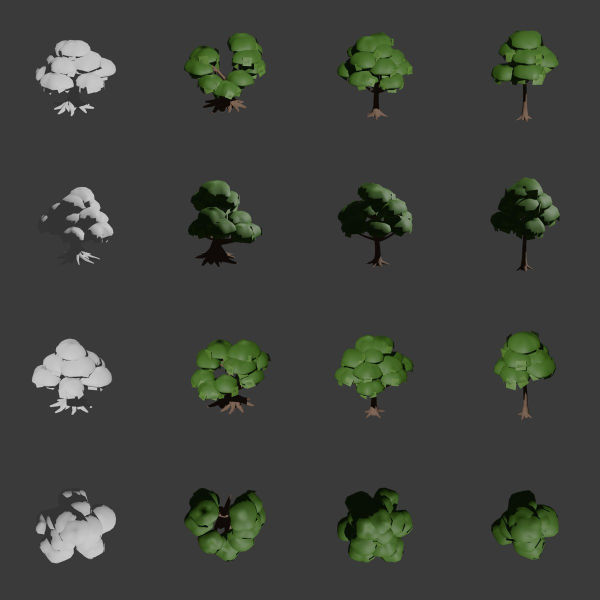
#> input picture docs/checkpoints/tree_hero_oak_b/renders-compare.jpg, 1200 x 1200 px, given in place of ref-1.jpg, which was not available (shown at 1/2 size)
$ python sheet.py
#> lines starting #> are read from the running program, lines starting #| are printed output that depends on the picture; pictures that were not available may be replaced by others from this repository, and a replacement may not be noted
"""Review sheet for tree_hero_oak_b: the approved reference, the six-view renders beside the hero's,
and the play shots (pair, play distance and top for both oaks, sun and shade close-ups, trunk, eye
level for both). Usage: python3 docs/checkpoints/tree_hero_oak_b/sheet.py (from the repo root, after
run.sh). Writes docs/checkpoints/tree_hero_oak_b/sheet.jpg."""
import pathlib

from PIL import Image, ImageDraw

D = pathlib.Path("docs/checkpoints/tree_hero_oak_b")
K = pathlib.Path("assets-source/kit")
W = 640


def tile(path, label):
#> called with label = 'approved ref-1 (tree_hero_oak)'
    im = Image.open(path).convert("RGB")
#> im is the input picture: PIL image 1200x1200 RGB; mean R, G, B 61.5, 63.9, 59.3
    im = im.resize((W, int(im.height * W / im.width)))
#> im: PIL image 640x640 RGB
    ImageDraw.Draw(im).rectangle((0, 0, W, 24), fill=(0, 0, 0))
    ImageDraw.Draw(im).text((8, 5), label, fill=(255, 255, 255))
    return im


rows = [
    [(pathlib.Path("assets-source/refs/tree_hero_oak/ref-1.jpg"), "approved ref-1 (tree_hero_oak)"),
     (D / "eevee-pair.jpg", "EEVEE textured: tree_hero_oak (left), tree_hero_oak_b (right)"),
     (D / "renders-compare.jpg", "6-view: hero, _b, tree_oak, tree_oak_b (front/left/3q/top)")],
    [(D / "oakb-play-pair.jpg", "play: tree_hero_oak_b at (-1,0) left, tree_hero_oak at (1,0) right"),
     (D / "oakb-play.jpg", "play distance, west camera: tree_hero_oak_b left"),
     (D / "oak-play.jpg", "play distance, east camera: tree_hero_oak right")],
    [(D / "oakb-top.jpg", "top, west camera: tree_hero_oak_b (split crown)"),
     (D / "oak-top.jpg", "top, east camera: tree_hero_oak (round crown)"),
     (D / "oakb-close-sun.jpg", "sun side close-up ~8 m: tree_hero_oak_b")],
    [(D / "oakb-close-shade.jpg", "shade side close-up ~8 m: tree_hero_oak_b"),
     (D / "oakb-trunk-sun.jpg", "trunk and fork, sun side: tree_hero_oak_b"),
     (D / "oakb-eye.jpg", "eye level 1.7 m, 20 m south: tree_hero_oak_b")],
    [(D / "oak-eye.jpg", "eye level 1.7 m, 20 m south: tree_hero_oak"),
     (D / "wind-u.jpg", "wind U (sway) on LOD0: black 0 at the base, white 1"),
     (D / "eevee-close.jpg", "EEVEE textured close-up: fork and heavy limb")],
]
tiles = [[tile(p, l) for p, l in r] for r in rows]
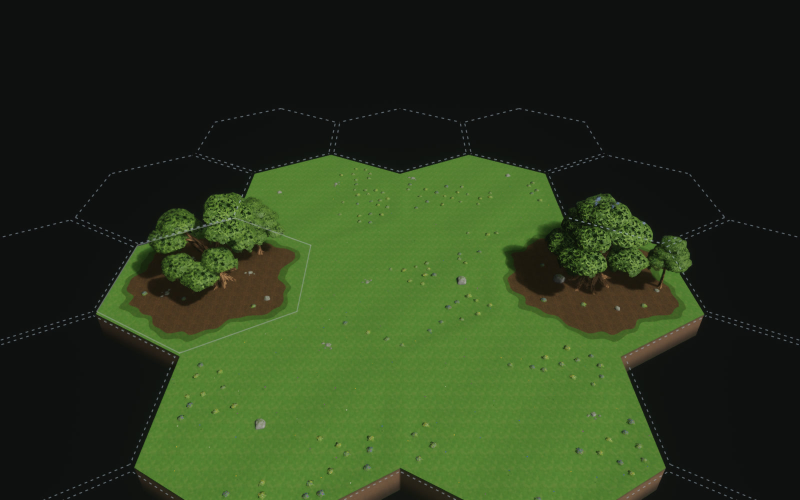
#> input picture docs/checkpoints/tree_hero_oak_b/oakb-play-pair.jpg, 1600 x 1000 px, given in place of eevee-pair.jpg, which was not available (shown at 1/2 size)
#> in tile, im is the input picture: PIL image 1600x1000 RGB; mean R, G, B 42.1, 57.1, 28.9
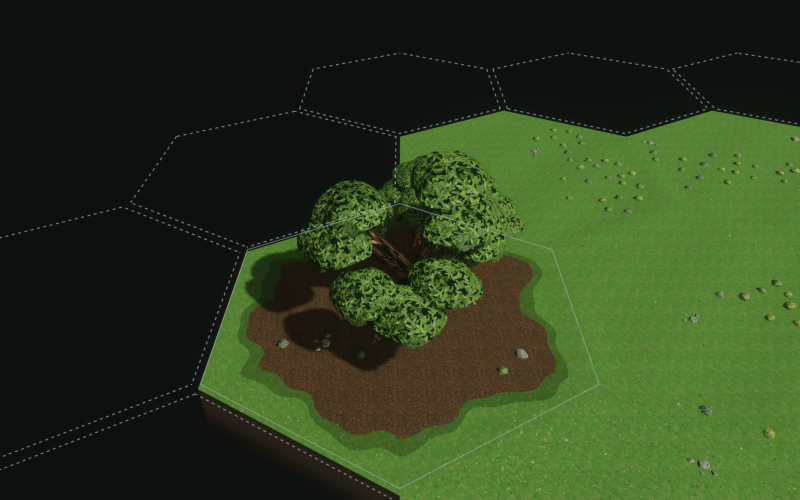
#> input picture docs/checkpoints/tree_hero_oak_b/oakb-play.jpg, 1600 x 1000 px, found by its file name (shown at 1/2 size)
#> in tile, im is the input picture: PIL image 1600x1000 RGB; mean R, G, B 45.9, 61.1, 30.5
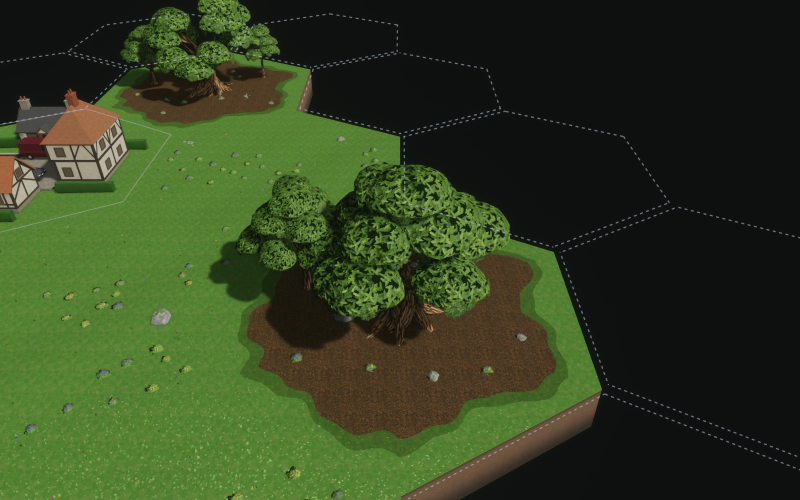
#> input picture docs/checkpoints/tree_hero_oak_c/oak-play.jpg, 1600 x 1000 px, found by its file name (shown at 1/2 size)
#> in tile, im is the input picture: PIL image 1600x1000 RGB; mean R, G, B 50.5, 64.5, 32.7
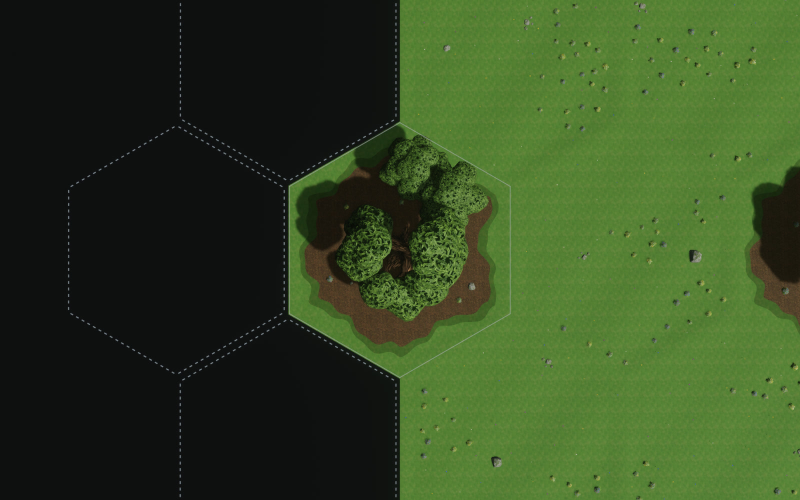
#> input picture docs/checkpoints/tree_hero_oak_b/oakb-top.jpg, 1600 x 1000 px, found by its file name (shown at 1/2 size)
#> in tile, im is the input picture: PIL image 1600x1000 RGB; mean R, G, B 51.6, 72.5, 34.3
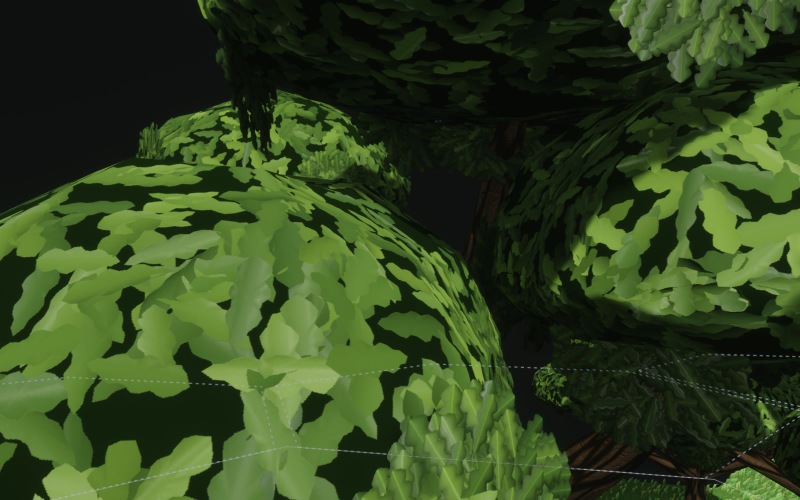
#> input picture docs/checkpoints/tree_hero_oak_b/oakb-close-sun.jpg, 1600 x 1000 px, found by its file name (shown at 1/2 size)
#> in tile, im is the input picture: PIL image 1600x1000 RGB; mean R, G, B 50.6, 69.7, 31.2
#> in tile (call 9), `im = im.resize((W, int(im.height * W / im.width)))`:
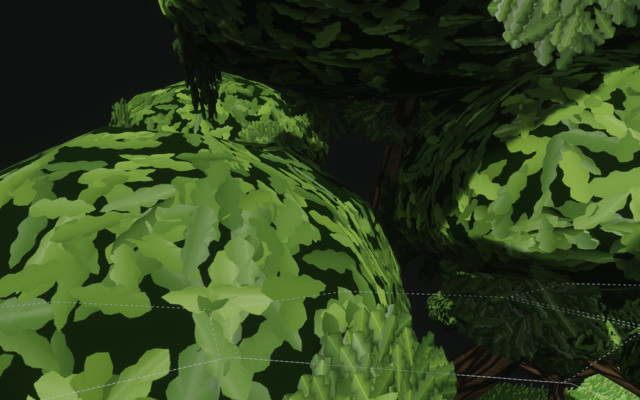
#> im: PIL image 640x400 RGB; mean R, G, B 50.6, 69.7, 31.2
#> in tile (call 9), `ImageDraw.Draw(im).rectangle((0, 0, W, 24), fill=(0, 0, 0))`:
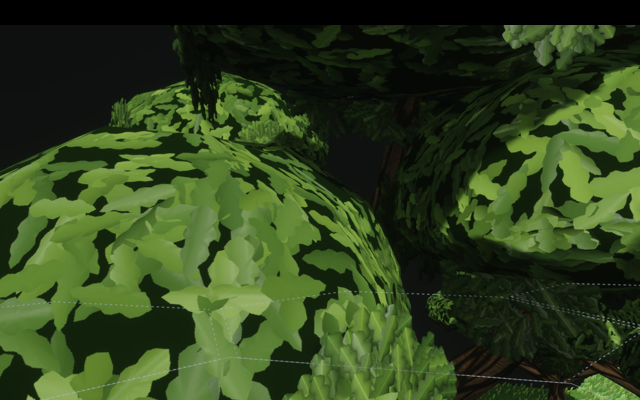
#> im: PIL image 640x400 RGB; mean R, G, B 48.9, 67.4, 29.9
#> (the run stopped early here; a loop or call above may not have finished)
